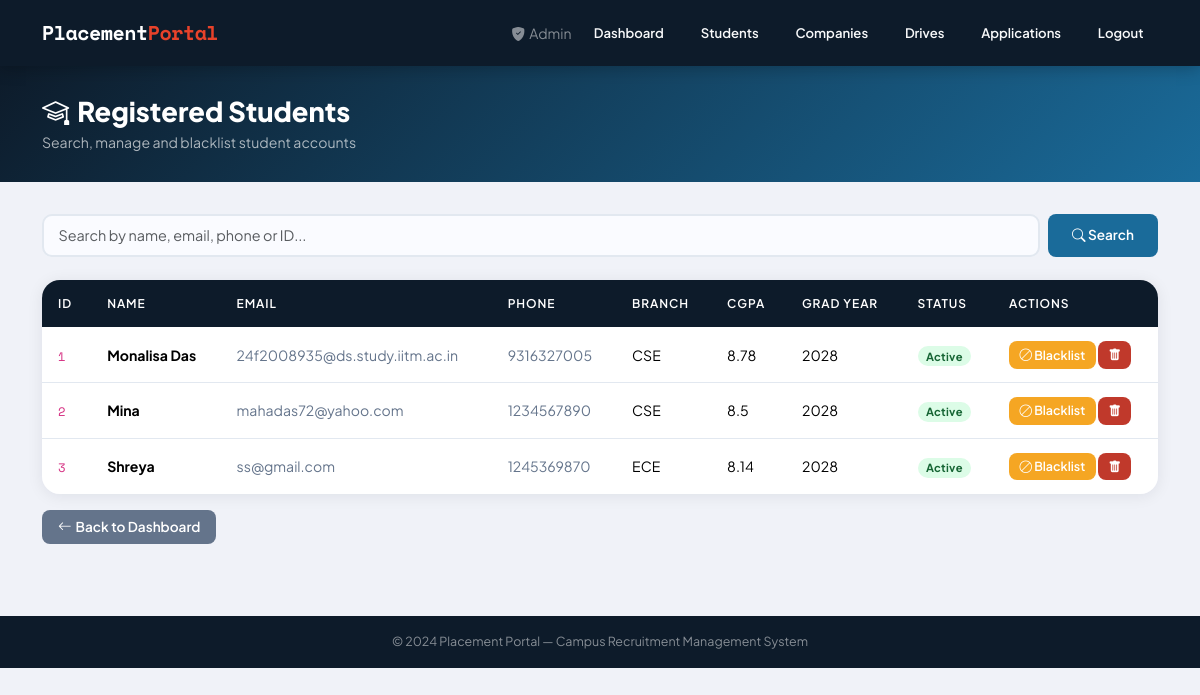
The app's page /admin/students (signed in) with its own data.
### models.py (models this page shows)
class Student(db.Model):
    id = db.Column(db.Integer, primary_key=True)
    name = db.Column(db.String(100))
    email = db.Column(db.String(100), unique=True)
    password = db.Column(db.String(200))
    phone = db.Column(db.String(20), unique=True)
    branch = db.Column(db.String(100), nullable=True)
    cgpa = db.Column(db.Float, nullable=True)
    graduation_year = db.Column(db.Integer, nullable=True)
    resume_filename = db.Column(db.String(200), nullable=True)
    blacklisted = db.Column(db.Boolean, default=False)
    created_at = db.Column(db.DateTime, default=datetime.utcnow)

### admin.py (the view)
@admin_bp.route("/students")
def students():
    if admin_required():
        return redirect("/")
    q = request.args.get("q", "").strip()
    if q:
        results = Student.query.filter(
            db.or_(
                Student.name.ilike(f"%{q}%"),
                Student.email.ilike(f"%{q}%"),
                Student.phone.ilike(f"%{q}%"),
            )
        ).all()
        if q.isdigit():
            by_id = Student.query.filter_by(id=int(q)).first()
            if by_id and by_id not in results:
                results.append(by_id)
    else:
        results = Student.query.all()
    return render_template("admin/students.html", students=results, q=q)

### admin.py (called while the page is built)
def admin_required():
    return "admin" not in session

### templates/admin/students.html (shortened to what this page needs)
{% extends "base.html" %}
{% block content %}
<div class="page-header">
  <div class="container">
    <h1><i class="bi bi-mortarboard me-2"></i>Registered Students</h1>
    <p>Search, manage and blacklist student accounts</p>
  </div>
</div>
<div class="container pb-4">
  <form class="search-form" method="GET" action="/admin/students">
    <input type="text" name="q" class="form-control" placeholder="Search by name, email, phone or ID..." value="{{ q or '' }}">
    <button type="submit" class="btn btn-primary px-4"><i class="bi bi-search"></i> Search</button>
  </form>
  <div class="table-wrap">
    <div class="table-responsive">
    <table class="table">
      <thead>
        <tr><th>ID</th><th>Name</th><th>Email</th><th>Phone</th><th>Branch</th><th>CGPA</th><th>Grad Year</th><th>Status</th><th>Actions</th></tr>
      </thead>
      <tbody>
        {% for s in students %}
        <tr>
          <td><code class="mono">{{ s.id }}</code></td>
          <td><strong>{{ s.name }}</strong></td>
          <td class="text-muted small">{{ s.email }}</td>
          <td class="text-muted small">{{ s.phone }}</td>
          <td>{{ s.branch or '—' }}</td>
          <td>{{ s.cgpa or '—' }}</td>
          <td>{{ s.graduation_year or '—' }}</td>
          <td>
            {% if s.blacklisted %}<span class="badge b-blacklist">Blacklisted</span>
            {% else %}<span class="badge b-approved">Active</span>{% endif %}
          </td>
          <td>
            <a href="/admin/blacklist_student/{{ s.id }}" class="btn btn-warning btn-sm"
               onclick="return confirm('Toggle blacklist status for {{ s.name }}?')">
              {% if s.blacklisted %}<i class="bi bi-unlock-fill"></i> Unblock{% else %}<i class="bi bi-ban"></i> Blacklist{% endif %}
            </a>
            <a href="/admin/delete_student/{{ s.id }}" class="btn btn-danger btn-sm"
               onclick="return confirm('Permanently delete {{ s.name }} and all their applications?')">
              <i class="bi bi-trash-fill"></i>
            </a>
          </td>
        </tr>
        {% else %}
        <tr><td colspan="9" class="text-center py-4 text-muted">No students found.</td></tr>
        {% endfor %}
      </tbody>
    </table>
    </div>
  </div>
  <div class="mt-3"><a href="/admin/dashboard" class="btn btn-secondary"><i class="bi bi-arrow-left me-1"></i>Back to Dashboard</a></div>
</div>
{% endblock %}

### static/css/style.css (style rules this page uses)
:root { --primary: #0d1b2a; --secondary: #1b2838; --accent: #1a6b9a; --highlight: #e8422a; --success: #1db954; --warning: #f5a623; --danger: #c0392b; --info: #2980b9; --light-bg: #f0f2f8; --card-bg: #ffffff; --text-main: #0d1b2a; --text-muted: #64748b; --border: #e2e8f0; --shadow: 0 2px 16px rgba(13,27,42,0.08); --shadow-lg: 0 8px 32px rgba(13,27,42,0.15); --radius: 12px; --radius-lg: 18px; }
*, *::before, *::after { box-sizing: border-box; margin: 0; padding: 0; }
body { font-family: 'Plus Jakarta Sans', sans-serif; background: var(--light-bg); color: var(--text-main); min-height: 100vh; line-height: 1.6; }
.page-header { background: linear-gradient(135deg, var(--primary) 0%, var(--accent) 100%); color: #fff; padding: 1.8rem 0; margin-bottom: 2rem; }
.page-header h1 { font-size: 1.7rem; font-weight: 800; margin-bottom: 0.2rem; }
.page-header p { opacity: 0.65; font-size: 0.88rem; margin: 0; }
.table-wrap { border-radius: var(--radius-lg); overflow: hidden; box-shadow: var(--shadow); }
.table { margin-bottom: 0; border-collapse: collapse; }
.table thead th { background: var(--primary); color: #fff; font-weight: 600; font-size: 0.75rem; text-transform: uppercase; letter-spacing: 0.9px; padding: 0.9rem 1rem; border: none; }
.table tbody td { padding: 0.85rem 1rem; border-bottom: 1px solid var(--border); vertical-align:middle; font-size:0.88rem; }
.table tbody tr:last-child td { border-bottom: none; }
.badge { font-size:0.7rem; padding:0.38em 0.75em; border-radius:20px; font-weight:700; letter-spacing:0.3px; }
.b-approved { background:#dcfce7; color:#166534; }
.btn { border-radius:8px; font-weight:600; font-size:0.85rem; padding:0.42rem 1rem; transition:all 0.18s; border:none; }
.btn-primary { background:var(--accent); color:#fff; }
.btn-danger { background:var(--danger); color:#fff; }
.btn-warning { background:var(--warning); color:#fff; }
.btn-secondary { background:#64748b; color:#fff; }
.btn-sm { padding:0.28rem 0.65rem; font-size:0.78rem; }
.form-control, .form-select { border: 2px solid var(--border); border-radius:10px; padding:0.55rem 0.9rem; font-size:0.9rem; transition:border-color 0.2s, box-shadow 0.2s; background:#fafbff; font-family:inherit; }
.search-form { display:flex; gap:0.5rem; margin-bottom:1.4rem; }
.search-form .form-control { flex:1; }
.text-muted { color:var(--text-muted) !important; }
.mono { font-family:'Space Mono',monospace; }

### records on screen
Student: id "1", name "Monalisa Das", email "24f2008935@ds.study.iitm.ac.in", phone "9316327005", branch "CSE", cgpa "8.78", graduation_year "2028", blacklisted "Active"
Student: id "2", name "Mina", email "mahadas72@yahoo.com", phone "1234567890", branch "CSE", cgpa "8.5", graduation_year "2028", blacklisted "Active"
Student: id "3", name "Shreya", email "ss@gmail.com", phone "1245369870", branch "ECE", cgpa "8.14", graduation_year "2028", blacklisted "Active"
